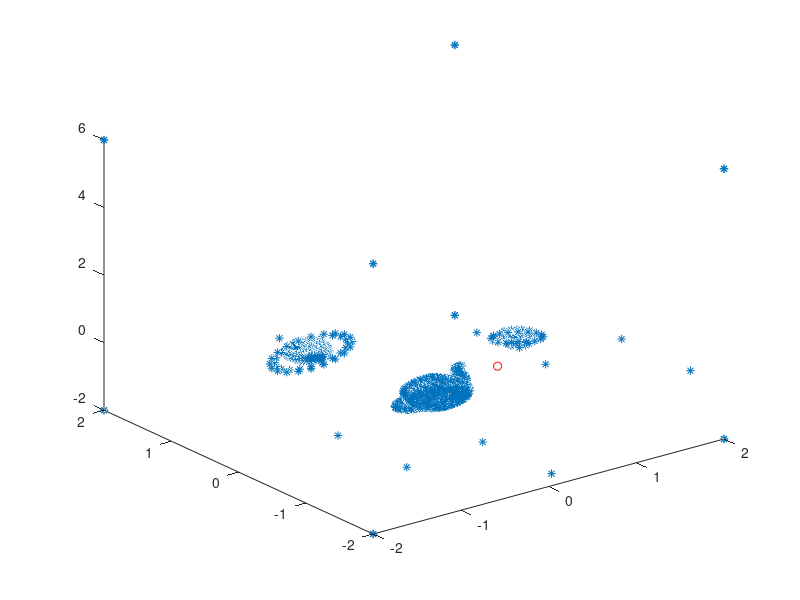

MATLAB code for this plot: (Note: this script raises an error after producing the figure.)
close all
clear
clc
[v,x,y,z]=textread('./room.txt','%s%f%f%f');
[ox,oy,oz,dx,dy,dz]=textread('./ray.txt','%f%f%f%f%f%f');

plot3(dx(1),dy(1),dz(1),'ro')
hold on
plot3(x,y,z,'*')
for i=1:length(ox)
    hold on
    plot_ray([ox(i) oy(i) oz(i)],[dx(i) dy(i) dz(i)]);
end
xlabel('x')
ylabel('y')
zlabel('z')